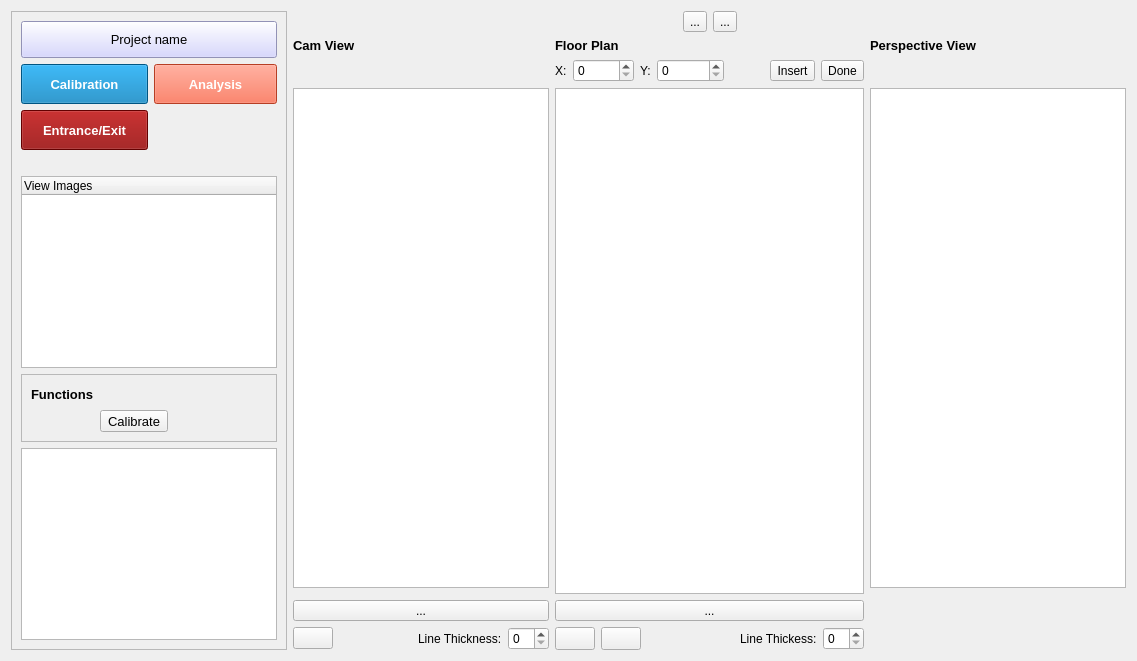
         <widget class="QWidget" name="pageWorkspace">
          <layout class="QGridLayout" name="gridLayout_5" columnstretch="0,0,0,1">
           <item row="0" column="3">
            <layout class="QVBoxLayout" name="verticalLayout_2">
             <item>
              <layout class="QHBoxLayout" name="horizontalLayout_6">
               <item>
                <spacer name="horizontalSpacer_2">
                 <property name="orientation">
                  <enum>Qt::Horizontal</enum>
                 </property>
                 <property name="sizeHint" stdset="0">
                  <size>
                   <width>40</width>
                   <height>20</height>
                  </size>
                 </property>
                </spacer>
               </item>
               <item>
                <widget class="QToolButton" name="toolButton_select">
                 <property name="text">
                  <string>...</string>
                 </property>
                 <property name="icon">
                  <iconset resource="Moonica_qt.qrc">
                   <normaloff>:/24x24/Icon/24x24/cil-cursor-move.png</normaloff>:/24x24/Icon/24x24/cil-cursor-move.png</iconset>
                 </property>
                 <property name="iconSize">
                  <size>
                   <width>32</width>
                   <height>32</height>
                  </size>
                 </property>
                 <property name="checkable">
                  <bool>true</bool>
                 </property>
                </widget>
               </item>
               <item>
                <widget class="QToolButton" name="toolButton_drawPoly">
                 <property name="text">
                  <string>...</string>
                 </property>
                 <property name="icon">
                  <iconset resource="Moonica_qt.qrc">
                   <normaloff>:/ResultViewer/Icon/icons8-polygon-32.png</normaloff>:/ResultViewer/Icon/icons8-polygon-32.png</iconset>
                 </property>
                 <property name="iconSize">
                  <size>
                   <width>32</width>
                   <height>32</height>
                  </size>
                 </property>
                 <property name="checkable">
                  <bool>true</bool>
                 </property>
                </widget>
               </item>
               <item>
                <spacer name="horizontalSpacer_3">
                 <property name="orientation">
                  <enum>Qt::Horizontal</enum>
                 </property>
                 <property name="sizeHint" stdset="0">
                  <size>
                   <width>40</width>
                   <height>20</height>
                  </size>
                 </property>
                </spacer>
               </item>
              </layout>
             </item>
             <item>
              <layout class="QGridLayout" name="gridLayout_7">
               <item row="2" column="0">
                <widget class="QMainGraphicsView" name="graphicsView_viewCam"/>
               </item>
               <item row="5" column="0">
                <layout class="QHBoxLayout" name="horizontalLayout">
                 <item>
                  <widget class="QPushButton" name="pushButton_captureImage">
                   <property name="text">
                    <string/>
                   </property>
                   <property name="icon">
                    <iconset resource="Moonica_qt.qrc">
                     <normaloff>:/ResultViewer/Icon/icons-camera-photo.png</normaloff>:/ResultViewer/Icon/icons-camera-photo.png</iconset>
                   </property>
                   <property name="iconSize">
                    <size>
                     <width>30</width>
                     <height>20</height>
                    </size>
                   </property>
                  </widget>
                 </item>
                 <item>
                  <spacer name="horizontalSpacer_4">
                   <property name="orientation">
                    <enum>Qt::Horizontal</enum>
                   </property>
                   <property name="sizeHint" stdset="0">
                    <size>
                     <width>40</width>
                     <height>20</height>
                    </size>
                   </property>
                  </spacer>
                 </item>
                 <item>
                  <widget class="QLabel" name="label_6">
                   <property name="text">
                    <string>Line Thickness:</string>
                   </property>
                  </widget>
                 </item>
                 <item>
                  <widget class="QSpinBox" name="spinBox"/>
                 </item>
                </layout>
               </item>
               <item row="0" column="0">
                <widget class="QLabel" name="label_2">
                 <property name="maximumSize">
                  <size>
                   <width>16777215</width>
                   <height>16777214</height>
                  </size>
                 </property>
                 <property name="font">
                  <font>
                   <family>Segoe UI</family>
                   <pointsize>10</pointsize>
                   <weight>75</weight>
                   <bold>true</bold>
                  </font>
                 </property>
                 <property name="text">
                  <string>Cam View</string>
                 </property>
                </widget>
               </item>
               <item row="2" column="3">
                <widget class="QMainGraphicsView" name="graphicsView_viewPerspective"/>
               </item>
               <item row="0" column="2">
                <widget class="QLabel" name="label_9">
                 <property name="font">
                  <font>
                   <family>Segoe UI</family>
                   <pointsize>10</pointsize>
                   <weight>75</weight>
                   <bold>true</bold>
                  </font>
                 </property>
                 <property name="text">
                  <string>Floor Plan</string>
                 </property>
                </widget>
               </item>
               <item row="5" column="2">
                <layout class="QHBoxLayout" name="horizontalLayout_3">
                 <item>
                  <widget class="QPushButton" name="pushButton_laodImg2">
                   <property name="sizePolicy">
                    <sizepolicy hsizetype="Minimum" vsizetype="Preferred">
                     <horstretch>0</horstretch>
                     <verstretch>0</verstretch>
                    </sizepolicy>
                   </property>
                   <property name="text">
                    <string/>
                   </property>
                   <property name="icon">
                    <iconset resource="Moonica_qt.qrc">
                     <normaloff>:/24x24/Icon/24x24/cil-folder-open.png</normaloff>:/24x24/Icon/24x24/cil-folder-open.png</iconset>
                   </property>
                   <property name="iconSize">
                    <size>
                     <width>25</width>
                     <height>25</height>
                    </size>
                   </property>
                  </widget>
                 </item>
                 <item>
                  <widget class="QPushButton" name="pushButton_deleteImg2">
                   <property name="sizePolicy">
                    <sizepolicy hsizetype="Minimum" vsizetype="Preferred">
                     <horstretch>0</horstretch>
                     <verstretch>0</verstretch>
                    </sizepolicy>
                   </property>
                   <property name="text">
                    <string/>
                   </property>
                   <property name="icon">
                    <iconset resource="Moonica_qt.qrc">
                     <normaloff>:/24x24/Icon/24x24/cil-trash.png</normaloff>:/24x24/Icon/24x24/cil-trash.png</iconset>
                   </property>
                   <property name="iconSize">
                    <size>
                     <width>25</width>
                     <height>25</height>
                    </size>
                   </property>
                  </widget>
                 </item>
                 <item>
                  <spacer name="horizontalSpacer_5">
                   <property name="orientation">
                    <enum>Qt::Horizontal</enum>
                   </property>
                   <property name="sizeHint" stdset="0">
                    <size>
                     <width>40</width>
                     <height>20</height>
                    </size>
                   </property>
                  </spacer>
                 </item>
                 <item>
                  <widget class="QLabel" name="label_7">
                   <property name="text">
                    <string>Line Thickess:</string>
                   </property>
                  </widget>
                 </item>
                 <item>
                  <widget class="QSpinBox" name="spinBox_2"/>
                 </item>
                </layout>
               </item>
               <item row="0" column="3">
                <widget class="QLabel" name="label_4">
                 <property name="font">
                  <font>
                   <family>Segoe UI</family>
                   <pointsize>10</pointsize>
                   <weight>75</weight>
                   <bold>true</bold>
                  </font>
                 </property>
                 <property name="text">
                  <string>Perspective View</string>
                 </property>
                </widget>
               </item>
               <item row="2" column="2" rowspan="2">
                <widget class="QMainGraphicsView" name="graphicsView_viewFloorPlan"/>
               </item>
               <item row="1" column="2">
                <layout class="QHBoxLayout" name="horizontalLayout_10">
                 <item>
                  <widget class="QLabel" name="label_16">
                   <property name="text">
                    <string>X:</string>
                   </property>
                  </widget>
                 </item>
                 <item>
                  <widget class="QSpinBox" name="spinBox_floorX">
                   <property name="maximum">
                    <number>99999</number>
                   </property>
                  </widget>
                 </item>
                 <item>
                  <widget class="QLabel" name="label_17">
                   <property name="text">
                    <string>Y:</string>
                   </property>
                  </widget>
                 </item>
                 <item>
                  <widget class="QSpinBox" name="spinBox_floorY">
                   <property name="maximum">
                    <number>999999</number>
                   </property>
                  </widget>
                 </item>
                 <item>
                  <spacer name="horizontalSpacer_9">
                   <property name="orientation">
                    <enum>Qt::Horizontal</enum>
                   </property>
                   <property name="sizeHint" stdset="0">
                    <size>
                     <width>40</width>
                     <height>20</height>
                    </size>
                   </property>
                  </spacer>
                 </item>
                 <item>
                  <widget class="QToolButton" name="toolButton_insertFloorPoint">
                   <property name="text">
                    <string>Insert</string>
                   </property>
                  </widget>
                 </item>
                 <item>
                  <widget class="QToolButton" name="toolButton_doneFloorPoint">
                   <property name="text">
                    <string>Done</string>
                   </property>
                  </widget>
                 </item>
                </layout>
               </item>
               <item row="4" column="2">
                <widget class="QToolButton" name="toolButton_resetPointsFloor">
                 <property name="sizePolicy">
                  <sizepolicy hsizetype="Preferred" vsizetype="Preferred">
                   <horstretch>0</horstretch>
                   <verstretch>0</verstretch>
                  </sizepolicy>
                 </property>
                 <property name="text">
                  <string>...</string>
                 </property>
                 <property name="icon">
                  <iconset resource="Moonica_qt.qrc">
                   <normaloff>:/24x24/Icon/24x24/cil-reload.png</normaloff>:/24x24/Icon/24x24/cil-reload.png</iconset>
                 </property>
                 <property name="iconSize">
                  <size>
                   <width>32</width>
                   <height>32</height>
                  </size>
                 </property>
                </widget>
               </item>
               <item row="4" column="0">
                <widget class="QToolButton" name="toolButton_resetPointsCam">
                 <property name="sizePolicy">
                  <sizepolicy hsizetype="Preferred" vsizetype="Preferred">
                   <horstretch>0</horstretch>
                   <verstretch>0</verstretch>
                  </sizepolicy>
                 </property>
                 <property name="text">
                  <string>...</string>
                 </property>
                 <property name="icon">
                  <iconset resource="Moonica_qt.qrc">
                   <normaloff>:/24x24/Icon/24x24/cil-reload.png</normaloff>:/24x24/Icon/24x24/cil-reload.png</iconset>
                 </property>
                 <property name="iconSize">
                  <size>
                   <width>32</width>
                   <height>32</height>
                  </size>
                 </property>
                </widget>
               </item>
              </layout>
             </item>
            </layout>
           </item>
           <item row="0" column="2">
            <widget class="QFrame" name="frame_workspace">
             <property name="frameShape">
              <enum>QFrame::StyledPanel</enum>
             </property>
             <property name="frameShadow">
              <enum>QFrame::Raised</enum>
             </property>
             <layout class="QGridLayout" name="gridLayout_2">
              <item row="1" column="0">
               <layout class="QGridLayout" name="gridLayout_21">
                <item row="0" column="0">
                 <widget class="QToolButton" name="toolButton_calibrationMode">
                  <property name="sizePolicy">
                   <sizepolicy hsizetype="Preferred" vsizetype="Fixed">
                    <horstretch>0</horstretch>
                    <verstretch>0</verstretch>
                   </sizepolicy>
                  </property>
                  <property name="font">
                   <font>
                    <family>Segoe UI</family>
                    <pointsize>10</pointsize>
                    <weight>75</weight>
                    <bold>true</bold>
                   </font>
                  </property>
                  <property name="styleSheet">
                   <string notr="true">QToolButton {
    color: rgb(255, 255, 255);
    background-color: rgb(0, 119, 182);
    padding: 10px 15px;
}

QToolButton:checked {
    border: 2px solid color: rgb(204, 204, 255);
}</string>
                  </property>
                  <property name="text">
                   <string>Calibration</string>
                  </property>
                  <property name="checkable">
                   <bool>true</bool>
                  </property>
                 </widget>
                </item>
                <item row="0" column="1">
                 <widget class="QToolButton" name="toolButton_analysisMode">
                  <property name="sizePolicy">
                   <sizepolicy hsizetype="Preferred" vsizetype="Fixed">
                    <horstretch>0</horstretch>
                    <verstretch>0</verstretch>
                   </sizepolicy>
                  </property>
                  <property name="font">
                   <font>
                    <family>Segoe UI</family>
                    <pointsize>10</pointsize>
                    <weight>75</weight>
                    <bold>true</bold>
                   </font>
                  </property>
                  <property name="styleSheet">
                   <string notr="true">QToolButton {
color: rgb(255, 255, 255);
background-color: rgb(255, 87, 51);
padding: 10px 15px;
}

QToolButton:checked {
    border: 2px solid color: rgb(204, 204, 255);;
}</string>
                  </property>
                  <property name="text">
                   <string>Analysis</string>
                  </property>
                  <property name="checkable">
                   <bool>true</bool>
                  </property>
                 </widget>
                </item>
                <item row="1" column="0">
                 <widget class="QToolButton" name="toolButton_entranceExit">
                  <property name="sizePolicy">
                   <sizepolicy hsizetype="Preferred" vsizetype="Fixed">
                    <horstretch>0</horstretch>
                    <verstretch>0</verstretch>
                   </sizepolicy>
                  </property>
                  <property name="font">
                   <font>
                    <family>Segoe UI</family>
                    <pointsize>10</pointsize>
                    <weight>75</weight>
                    <bold>true</bold>
                   </font>
                  </property>
                  <property name="styleSheet">
                   <string notr="true">QToolButton {
    color: rgb(255, 255, 255);
    background-color: rgb(139, 0, 0);
    padding: 10px 15px;
}

QToolButton:checked {
    border: 2px solid color: rgb(204, 204, 255);
}</string>
                  </property>
                  <property name="text">
                   <string>Entrance/Exit</string>
                  </property>
                  <property name="checkable">
                   <bool>true</bool>
                  </property>
                 </widget>
                </item>
               </layout>
              </item>
              <item row="2" column="0" alignment="Qt::AlignHCenter">
               <widget class="QLabel" name="label_mouseCoords">
                <property name="text">
                 <string/>
                </property>
               </widget>
              </item>
              <item row="0" column="0">
               <widget class="QPushButton" name="pushButton_projectName">
                <property name="font">
                 <font>
                  <family>Segoe UI</family>
                  <pointsize>10</pointsize>
                 </font>
                </property>
                <property name="styleSheet">
                 <string notr="true">color: rgb(0, 0, 0);
background-color: rgb(204, 204, 255);
padding: 10px 15px;
</string>
                </property>
                <property name="text">
                 <string>Project name</string>
                </property>
                <property name="checkable">
                 <bool>true</bool>
                </property>
               </widget>
              </item>
              <item row="3" column="0">
               <widget class="QTreeWidget" name="treeWidget_views">
                <property name="animated">
                 <bool>true</bool>
                </property>
                <column>
                 <property name="text">
                  <string>View Images</string>
                 </property>
                </column>
               </widget>
              </item>
              <item row="5" column="0">
               <widget class="QTextEdit" name="textEdit_info">
                <property name="sizePolicy">
                 <sizepolicy hsizetype="Expanding" vsizetype="Preferred">
                  <horstretch>0</horstretch>
                  <verstretch>0</verstretch>
                 </sizepolicy>
                </property>
               </widget>
              </item>
              <item row="4" column="0">
               <widget class="QFrame" name="frame_functions">
                <property name="frameShape">
                 <enum>QFrame::StyledPanel</enum>
                </property>
                <property name="frameShadow">
                 <enum>QFrame::Raised</enum>
                </property>
                <layout class="QGridLayout" name="gridLayout_4">
                 <item row="0" column="1">
                  <spacer name="horizontalSpacer">
                   <property name="orientation">
                    <enum>Qt::Horizontal</enum>
                   </property>
                   <property name="sizeHint" stdset="0">
                    <size>
                     <width>40</width>
                     <height>20</height>
                    </size>
                   </property>
                  </spacer>
                 </item>
                 <item row="0" column="0">
                  <widget class="QLabel" name="label_3">
                   <property name="font">
                    <font>
                     <family>Segoe UI</family>
                     <pointsize>10</pointsize>
                     <weight>75</weight>
                     <bold>true</bold>
                    </font>
                   </property>
                   <property name="text">
                    <string>Functions</string>
                   </property>
                  </widget>
                 </item>
                 <item row="1" column="1">
                  <widget class="QToolButton" name="toolButton_calibrate">
                   <property name="font">
                    <font>
                     <family>Segoe UI</family>
                     <pointsize>10</pointsize>
                    </font>
                   </property>
                   <property name="text">
                    <string>Calibrate</string>
                   </property>
                   <property name="icon">
                    <iconset resource="Moonica_qt.qrc">
                     <normaloff>:/24x24/Icon/24x24/cil-transfer.png</normaloff>:/24x24/Icon/24x24/cil-transfer.png</iconset>
                   </property>
                   <property name="iconSize">
                    <size>
                     <width>32</width>
                     <height>32</height>
                    </size>
                   </property>
                   <property name="toolButtonStyle">
                    <enum>Qt::ToolButtonTextBesideIcon</enum>
                   </property>
                  </widget>
                 </item>
                </layout>
               </widget>
              </item>
             </layout>
            </widget>
           </item>
          </layout>
         </widget>
